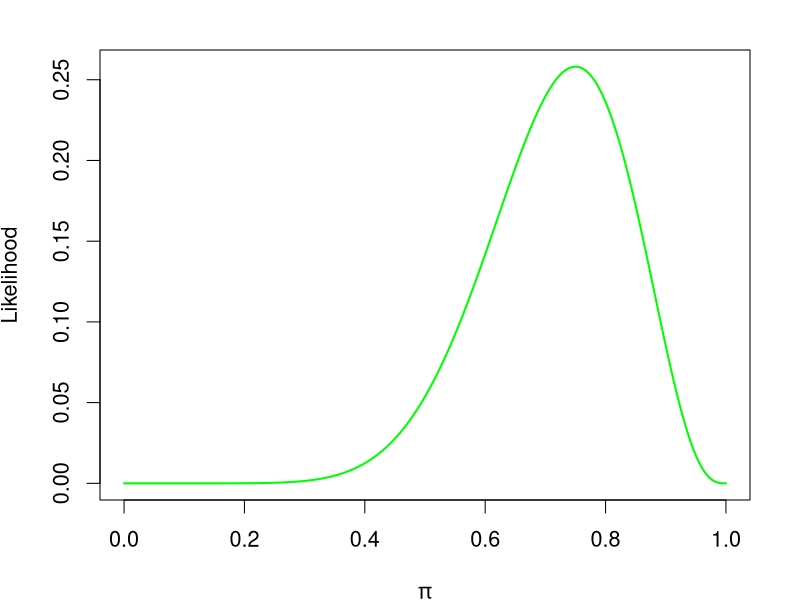
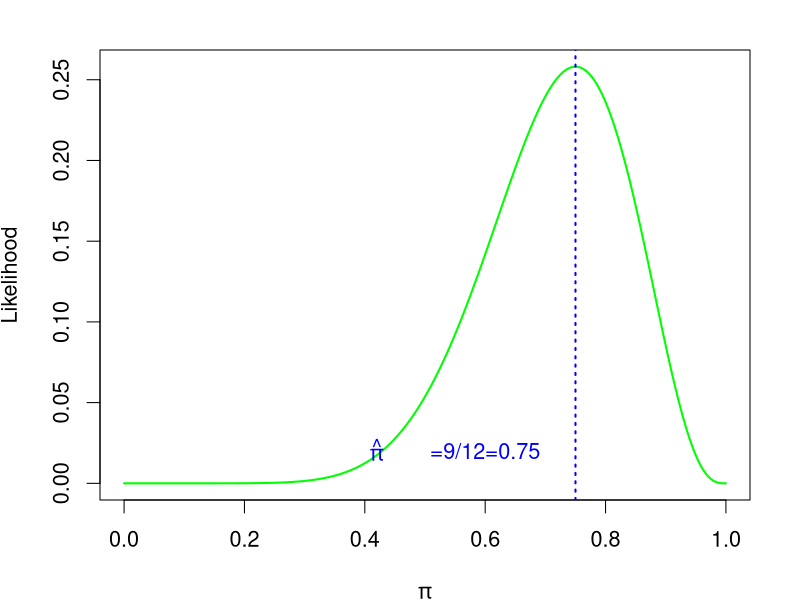
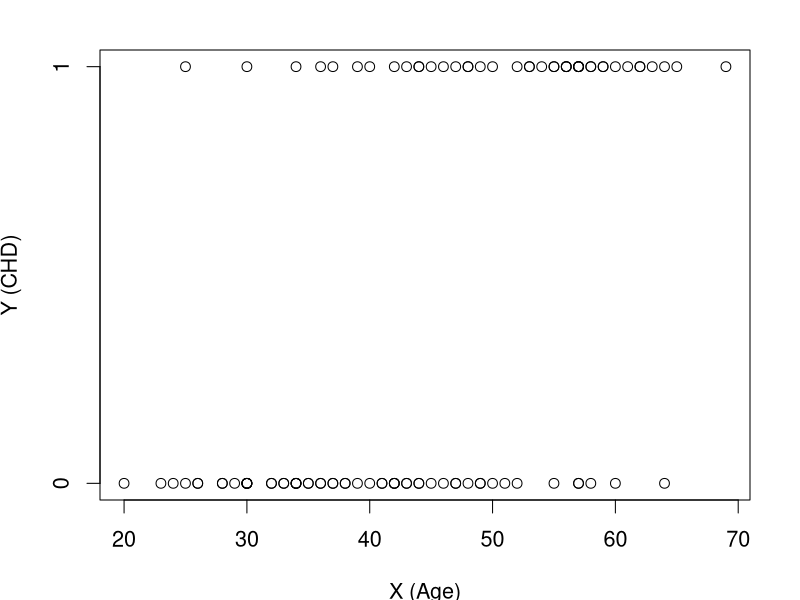
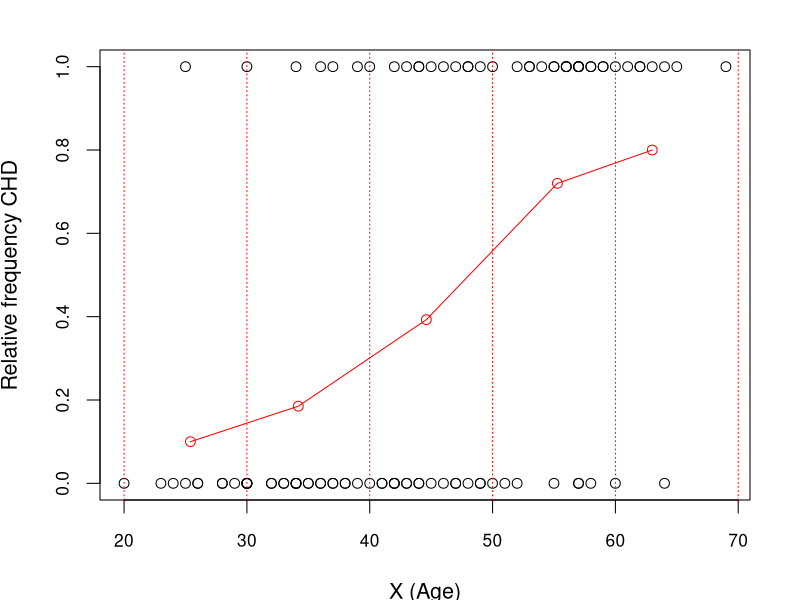
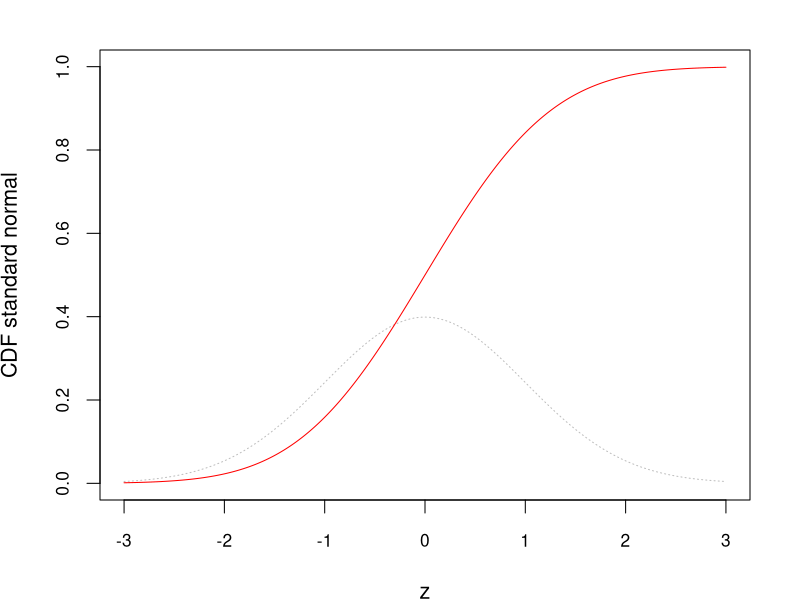
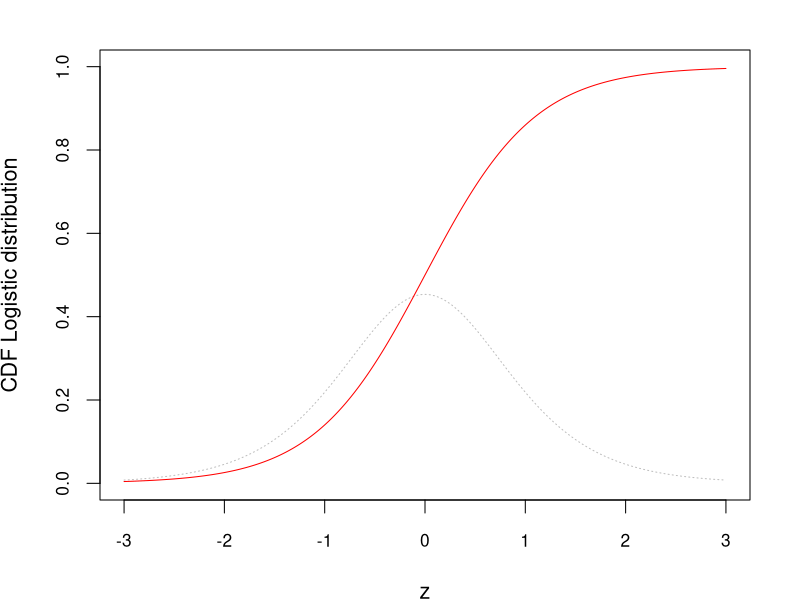
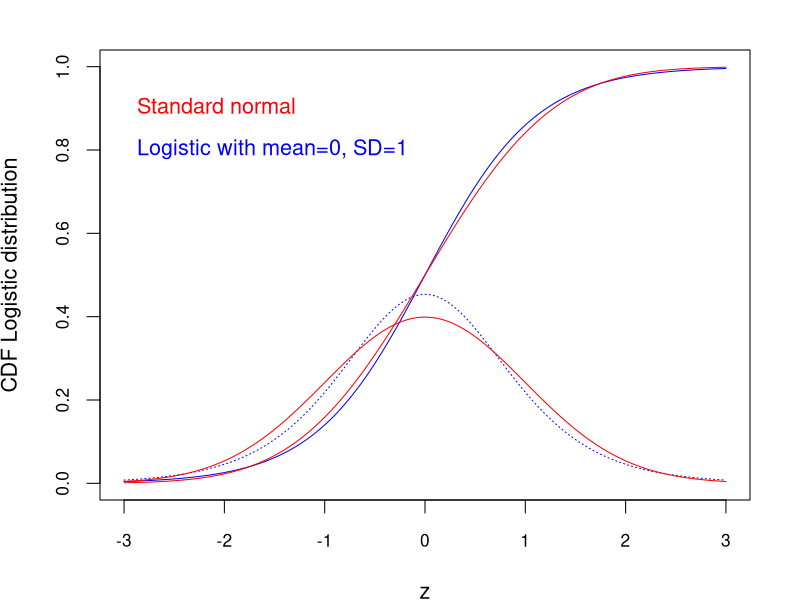
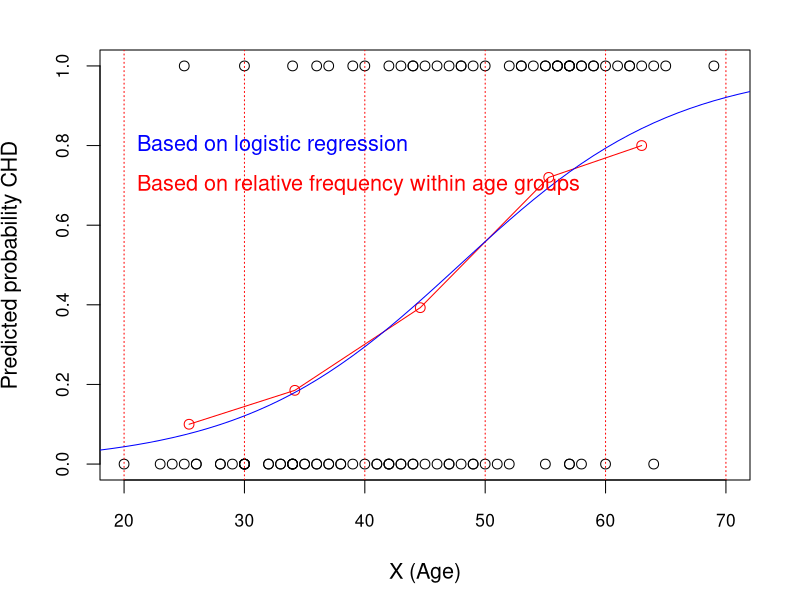

Reproduce these figures in R, in order.
## ---- chunk 1
library(tidyverse)
library(ggplot2)
library(knitr)
library(RColorBrewer)
## ---- chunk 2
#| echo: false
#| eval: true
#| fig-align: "center"
L<-function(p){
  choose(12,9)*p^9*(1-p)^(3)
  }
p<-seq(0,1,0.001)
Likelihood<-L(p)
par(cex=1.3, mai=c(1,1,.5,.5))
plot(p,Likelihood, type="l", col="green", xlab=expression(paste(pi)), lwd=2)
## ---- chunk 3
#| echo: false
#| eval: true
#| fig-align: "center"
L<-function(p){
  choose(12,9)*p^9*(1-p)^(3)
  }
p<-seq(0,1,0.001)
Likelihood<-L(p)
par(cex=1.3, mai=c(1,1,.5,.5))
plot(p,Likelihood, type="l", col="green", xlab=expression(paste(pi)), lwd=2)
abline(v=9/12, lty=3, col="blue", lwd=2)
text(0.42, 0.021, expression(hat(pi)), col="blue")
text(0.60, 0.02, "=9/12=0.75",  col="blue")
## ---- chunk 4
#| echo: false
#| eval: true
#| fig-align: "center"
dat<-read.csv("data/chdage.csv")
par(cex=1.3, mai=c(1,1,.5,.5))
plot(dat$age, dat$chd, xlab="X (Age)", ylab="Y (CHD)" , yaxp=c(0,1,1))
age_f<-cut(dat$age,seq(0,99,10), right=FALSE)
dat_agg<-aggregate(dat,list(age_f,age_f),mean)


## ---- chunk 5
#| echo: false
#| eval: true
#| fig-align: "center"
par(cex=1.3, mai=c(1,1,.5,.5))
plot(dat$age, dat$chd, xlab="X (Age)", ylab="Relative frequency CHD",cex.axis=0.8 )
age_f<-cut(dat$age,seq(0,99,10), right=FALSE)
dat_agg<-aggregate(dat,list(age_f,age_f),mean)

abline(v=seq(0,99,10), col="red",lty=3)
points(dat_agg$age, dat_agg$chd, col="red")
lines(dat_agg$age, dat_agg$chd, col="red")

## ---- chunk 6
#| echo: false
#| eval: true
#| fig-align: "center"
x<-seq(-3,3,0.01)
pdf<-dnorm(x)
cdf<-pnorm(x)
par(cex=1.3, mai=c(1,1,.5,.5))
plot(x,pdf, type="l", xlab="z", ylab="CDF standard normal", col="grey",lty=3, ylim=c(0,1), cex.axis=0.8 )
lines(x,cdf, col="red")

## ---- chunk 7
#| echo: false
#| eval: true
#| fig-align: "center"
x<-seq(-3,3,0.01)
pdf<-dlogis(x, 0,sqrt(3/pi^(2)))
cdf<-plogis(x, 0,sqrt(3/pi^(2)))
par(cex=1.3, mai=c(1,1,.5,.5))
plot(x,pdf, type="l", xlab="z", ylab="CDF Logistic distribution", col="grey",lty=3, ylim=c(0,1), cex.axis=0.8 )
lines(x,cdf, col="red")

## ---- chunk 8
#| echo: false
#| eval: true
#| fig-align: "center"
x<-seq(-3,3,0.01)
pdfl<-dlogis(x, 0,sqrt(3/pi^(2)))
cdfl<-plogis(x, 0,sqrt(3/pi^(2)))
pdfn<-dnorm(x)
cdfn<-pnorm(x)
par(cex=1.3, mai=c(1,1,.5,.5))
plot(x,pdfl, type="l", xlab="z", ylab="CDF Logistic distribution", col="blue",lty=3, ylim=c(0,1), cex.axis=0.8 )
lines(x,cdfl, col="blue")
lines(x,pdfn, col="red")
lines(x,cdfn, col="red")
text(-3,0.9,"Standard normal", col="red", pos=4)
text(-3,0.8,"Logistic with mean=0, SD=1", col="blue", pos=4)

## ---- chunk 9
mod<-glm(chd~age, data=dat, family=binomial(link="logit"))
summary(mod)
## ---- chunk 10
#| echo: false
#| eval: true
#| fig-align: "center"
par(cex=1.3, mai=c(1.2,1,.5,.5))
plot(dat$age, dat$chd, xlab="X (Age)", ylab="Predicted probability CHD",cex.axis=0.8 , xlim=c(20,70))
age_f<-cut(dat$age,seq(0,99,10), right=FALSE)
dat_agg<-aggregate(dat,list(age_f,age_f),mean)

abline(v=seq(0,99,10), col="red",lty=3)
points(dat_agg$age, dat_agg$chd, col="red")
lines(dat_agg$age, dat_agg$chd, col="red")
newdat<-data.frame(age=seq(0,99,1))
newdat$pred<-predict.glm(mod,newdata = newdat,type="response")
lines(newdat$age, newdat$pred, col="blue")
text(20,0.8,"Based on logistic regression",pos=4, col="blue")
text(20,0.7,"Based on relative frequency within age groups",pos=4, col="red")
## ---- chunk 11
#| echo: false
#| eval: true
#| fig-align: "center"
par(cex=1.3, mai=c(1.2,1,.5,.5))
age_f<-cut(dat$age,seq(0,99,10), right=FALSE)
dat_agg<-aggregate(dat,list(age_f,age_f),mean)

logit<-function(pi){log(pi/(1-pi))}

newdat<-data.frame(age=seq(0,99,1))
newdat$pred<-predict.glm(mod,newdata = newdat,type="response")
plot(newdat$age, logit(newdat$pred), xlab="X (Age)", ylab="Predicted logit", xlim=c(20,70), type="l", col="blue" )
abline(v=seq(0,99,10), col="red",lty=3)
points(dat_agg$age, logit(dat_agg$chd), col="red")
lines(dat_agg$age, logit(dat_agg$chd), col="red")
text(20,4,"Based on logistic regression",pos=4, col="blue")
text(20,3,"Based on relative frequency within age groups",pos=4, col="red")
## ---- chunk 12
#| echo: false
#| eval: true
#| fig-align: "center"
dat<-read.csv("data/data_caerphilly_full.csv", sep = ";")

dat<- dat |> mutate(mi = factor(mi, levels=c(0, 1), labels=c("No", "Yes")),
                socclass = factor(socclass, levels=c("I", "II", "IIINM", "IIIM", "IV", "V")), 
                diabetes=factor(diabetes, levels=c("No/uncertain", "Yes")), 
                smoking=factor(smoking, levels=c("Never smoked", " Ex>5 years", "Ex 1-4 years" ,"<15 per day", ">15 per day")),
                hbpsyst = factor(hbpsyst, levels=c(0, 1), labels=c("No", "Yes")),
                hbpdias = factor(hbpdias, levels=c(0, 1), labels=c("No", "Yes")),
                bmicat = factor(bmicat, levels=c("Underweight", "Normal", "Overweight", "Obese")),
                cursmoke = factor(cursmoke, levels=c("No", "Yes")))

head(dat,10)

